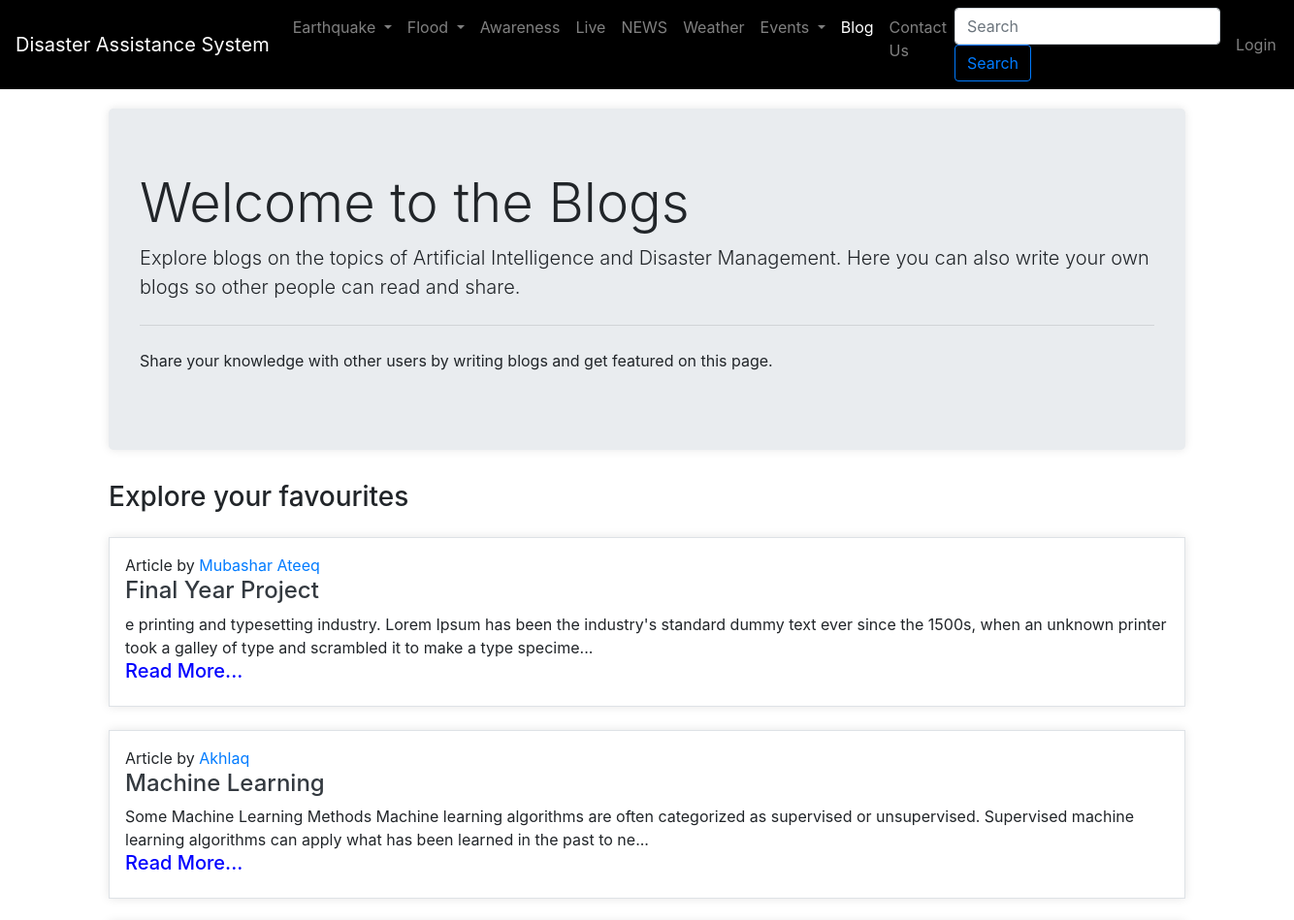
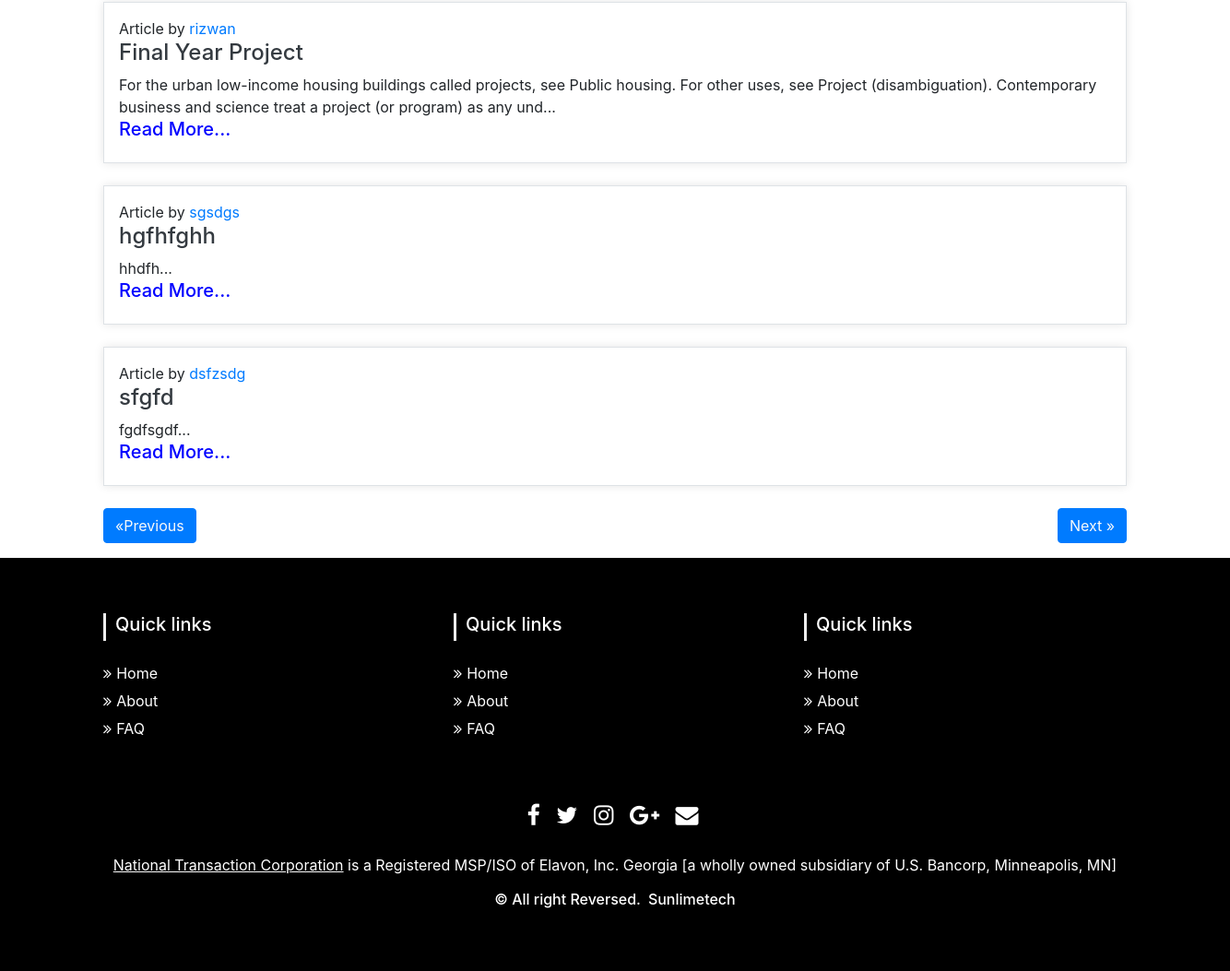
/bloghome/, run on the app's committed database (2 pictures, top to bottom).
### fyp/models.py (models this page shows, shortened)
class Blog(models.Model):
    sno = models.AutoField(primary_key=True)
    title = models.CharField(max_length=200)
    content = RichTextField()
    short_desc = models.CharField(max_length=300, default="")
    slug = models.SlugField(max_length=25)
    time = models.DateTimeField(auto_now_add=True)
    author = models.CharField(max_length=20, default="")
    username = models.CharField(max_length=20, default="")

### fyp/views.py (the view)
# urls.py: path('bloghome/', views.blog, name='blog'),
def blog(request):
    no_of_posts = 5
    page = (request.GET.get('page'))
    if page is None:
        page = 1
    else:
        page = int(page)
    blogs = Blog.objects.all()
    length = len(blogs)
    blogs = blogs[(page-1)*no_of_posts: page*no_of_posts]
    if page > 1:
        prev = page-1
    else:
        prev = None
    if page < math.ceil(length/no_of_posts):
        nxt = page + 1
    else:
        nxt = None
    context = {'blogs': blogs, 'prev': prev, 'nxt': nxt}
    return render(request, 'bloghome.html', context)

### templates/bloghome.html (shortened to what this page needs)
{% extends 'base.html' %}
{% block blogactive %}active{% endblock blogactive %}
{% block search %}
<div class="ml-auto form-inline">
  <form action='/search' method='get'>
    <input class="form-control mr-sm-2" type="search" name="query" id="query" placeholder="Search" aria-label="Search">
    <button class="btn btn-outline-primary my-2 my-sm-0" type="submit">Search</button>
  </form>
</div>
{% endblock search %}
{% block body %}
<div class="container">
  <div class="jumbotron" style="box-shadow: 0 0 10px 0 rgba(0, 0, 0, 0.10); margin-top:20px">
    <h1 class="display-4 ">Welcome to the Blogs</h1>
    <p class="lead">Explore blogs on the topics of Artificial Intelligence and Disaster Management. Here you can also write your own blogs so other people can read and share.</p>
    <hr class="my-4">
    <p>Share your knowledge with other users by writing blogs and get featured on this page.</p>
  </div>
  <h3 class="my-3"> Explore your favourites</h3>
  {% for blog in blogs %}
  <div class="my-4 p-3 border" style="box-shadow: 0 0 10px 0 rgba(0, 0, 0, 0.10);">
    <p class="mb-0 "> Article by <a href="#">{{blog.author}}</a></p>
    <h4 class="text-dark"> <a href="/blogpost/{{blog.slug}}" class="text-dark">{{blog.title}}</a></h4>
    <div>
      {{blog.short_desc|slice:200}}...
    </div>
    <a href="/blogpost/{{blog.slug}}" class="text-dark"><h5 style="color: blue;">Read More...</h5></a>
  </div>
  {% endfor %}
  <div class="my-3">
    {% if prev %}
    <button class="btn btn-primary"><a class="text-light" href="/bloghome?page={{prev}}">&laquo;Previous</a></button>
    {% else %}
    <button class="btn btn-primary"><a class="text-light" href="#">&laquo;Previous</a></button>
    {% endif %}
    {% if nxt %}
    <button class="btn btn-primary float-right"><a class="text-light" href="/bloghome?page={{nxt}}">Next
        &raquo;</a></button>
    {% else %}
    <button class="btn btn-primary float-right"><a class="text-light" href="#">Next &raquo;</a></button>
    {% endif %}
  </div>
</div>
{% endblock body %}

### templates/base.html (shortened to what this page needs)
<!doctype html>
<html lang="en">
<head>
  {% load static %}
  <link rel="stylesheet" type="text/css" href="{% static '/awareness.css' %}">
  <link rel="stylesheet" type="text/javascript" href="">
  <link rel="stylesheet" href="https://cdn.jsdelivr.net/npm/bootstrap@4.5.3/dist/css/bootstrap.min.css"
>
  <link href="//maxcdn.bootstrapcdn.com/bootstrap/4.0.0/css/bootstrap.min.css" rel="stylesheet" id="bootstrap-css">
</head>
<body>
  <nav class="navbar navbar-expand-lg navbar-dark" style="background-color: black;">
    <a class="navbar-brand" href="/">Disaster Assistance System</a>
    <div class="collapse navbar-collapse" id="navbarSupportedContent">
      <ul class="navbar-nav">
   <li class="nav-item dropdown {% block earthquake_estimationactive %}{% endblock earthquake_estimationactive %} ">
          <a class="nav-link dropdown-toggle" href="#" id="navbarDropdown" role="button" data-toggle="dropdown">
            Earthquake
          </a>
        </li>
        <li class="nav-item dropdown {% block flood_estimationactive %}{% endblock flood_estimationactive %} ">
          <a class="nav-link dropdown-toggle" href="#" id="navbarDropdown" role="button" data-toggle="dropdown">
            Flood
          </a>
        </li>
        <li class="nav-item {% block awarenessactive %}{% endblock awarenessactive %}">
          <a class="nav-link" href="/awareness">Awareness<span class="sr-only">(current)</span></a>
        </li>
        <li class="nav-item {% block liveactive %}{% endblock liveactive %}">
          <a class="nav-link" href="/live">Live<span class="sr-only">(current)</span></a>
        </li>
        <li class="nav-item {% block newsactive %}{% endblock newsactive %}">
          <a class="nav-link" href="/news">NEWS</a>
        </li>
        <li class="nav-item {% block weatheractive %}{% endblock weatheractive %}">
          <a class="nav-link" href="/weather">Weather</a>
        </li>
        <li class="nav-item dropdown {% block eventsactive %}{% endblock eventsactive %}">
          <a class="nav-link dropdown-toggle" href="#" id="navbarDropdown" role="button" data-toggle="dropdown">
            Events
          </a>
        </li>
        <li class="nav-item {% block blogactive %}{% endblock blogactive %} ">
          <a class="nav-link" href="/bloghome">Blog</a>
        </li>
        <li class="nav-item {% block contactactive %}{% endblock contactactive %} ">
          <a class="nav-link" href="/contact">Contact Us</a>
        </li>
        {% block search %}{% endblock search %}
      <div class="ml-auto form-inline">
        {% if user.is_authenticated %}
        <ul class="navbar-nav mr-2">
          <li class="nav-item dropdown {% block adminactive %}{% endblock adminactive %}">
            <a class="nav-link dropdown-toggle" href="#" id="navbarDropdown" role="button" data-toggle="dropdown">
              {{request.user}}
            </a>
            <div class="dropdown-menu" style="background-color: black;"  aria-labelledby="navbarDropdown">
              <a class="dropdown-item text-light" href="/myprofile/{{user.username}}">My Profile</a>
              <a class="dropdown-item text-light" href="/logout/">Logout</a>
            </div>
          </li>
        </ul>
        {% else %}
        <li class="nav-item {% block loginactive %}{% endblock loginactive %} ">
        <a class="nav-link " href="/login">Login</a>
        </li>
        {% endif %}
      </div>
    </ul>
    </div>
  </nav>
  {% block body %} {% endblock body %}
  {% block footer %}
  <section id="footer" {% block footerhidden %} {% endblock footerhidden %}>
  {% endblock footer %}
    <div class="container">
      <div class="row text-center text-xs-center text-sm-left text-md-left">
        <div class="col-xs-12 col-sm-4 col-md-4">
          <h5>Quick links</h5>
          <ul class="list-unstyled quick-links">
            <li><a href="https://www.fiverr.com/share/qb8D02"><i class="fa fa-angle-double-right"></i>Home</a></li>
            <li><a href="https://www.fiverr.com/share/qb8D02"><i class="fa fa-angle-double-right"></i>About</a></li>
            <li><a href="https://www.fiverr.com/share/qb8D02"><i class="fa fa-angle-double-right"></i>FAQ</a></li>
          </ul>
        </div>
        <div class="col-xs-12 col-sm-4 col-md-4">
          <h5>Quick links</h5>
          <ul class="list-unstyled quick-links">
            <li><a href="https://www.fiverr.com/share/qb8D02"><i class="fa fa-angle-double-right"></i>Home</a></li>
            <li><a href="https://www.fiverr.com/share/qb8D02"><i class="fa fa-angle-double-right"></i>About</a></li>
            <li><a href="https://www.fiverr.com/share/qb8D02"><i class="fa fa-angle-double-right"></i>FAQ</a></li>
          </ul>
        </div>
        <div class="col-xs-12 col-sm-4 col-md-4">
          <h5>Quick links</h5>
          <ul class="list-unstyled quick-links">
            <li><a href="https://www.fiverr.com/share/qb8D02"><i class="fa fa-angle-double-right"></i>Home</a></li>
            <li><a href="https://www.fiverr.com/share/qb8D02"><i class="fa fa-angle-double-right"></i>About</a></li>
            <li><a href="https://www.fiverr.com/share/qb8D02"><i class="fa fa-angle-double-right"></i>FAQ</a></li>
          </ul>
        </div>
      </div>
      <div class="row">
        <div class="col-xs-12 col-sm-12 col-md-12 mt-2 mt-sm-5">
          <ul class="list-unstyled list-inline social text-center">
            <li class="list-inline-item"><a href="https://www.fiverr.com/share/qb8D02"><i
                  class="fa fa-facebook"></i></a></li>
            <li class="list-inline-item"><a href="https://www.fiverr.com/share/qb8D02"><i class="fa fa-twitter"></i></a>
            </li>
            <li class="list-inline-item"><a href="https://www.fiverr.com/share/qb8D02"><i
                  class="fa fa-instagram"></i></a></li>
            <li class="list-inline-item"><a href="https://www.fiverr.com/share/qb8D02"><i
                  class="fa fa-google-plus"></i></a></li>
            <li class="list-inline-item"><a href="https://www.fiverr.com/share/qb8D02" target="_blank"><i
                  class="fa fa-envelope"></i></a></li>
          </ul>
        </div>
      </div>
      <div class="row">
        <div class="col-xs-12 col-sm-12 col-md-12 mt-2 mt-sm-2 text-center text-white">
          <p><u><a href="https://www.nationaltransaction.com/">National Transaction Corporation</a></u> is a Registered
            MSP/ISO of Elavon, Inc. Georgia [a wholly owned subsidiary of U.S. Bancorp, Minneapolis, MN]</p>
          <p class="h6">© All right Reversed.<a class="text-green ml-2" href="https://www.sunlimetech.com"
              target="_blank">Sunlimetech</a></p>
        </div>
      </div>
    </div>
  </section>
</body>
</html>

### static/awareness.css (style rules this page uses)
section { padding: 60px 0; }
#footer { background: black !important; }
#footer h5 { padding-left: 10px; border-left: 3px solid #eeeeee; padding-bottom: 6px; margin-bottom: 20px; color:#ffffff; }
#footer a { color: #ffffff; text-decoration: none !important; background-color: transparent; -webkit-text-decoration-skip: objects; }
#footer ul.social li { padding: 3px 0; }
#footer ul.social li a i { margin-right: 5px; font-size:25px; -webkit-transition: .5s all ease; -moz-transition: .5s all ease; transition: .5s all ease; }
#footer ul.social li a, #footer ul.quick-links li a { color:#ffffff; }
#footer ul.quick-links li { padding: 3px 0; -webkit-transition: .5s all ease; -moz-transition: .5s all ease; transition: .5s all ease; }
#footer ul.quick-links li a i { margin-right: 5px; }

### data on the page
Blog: author "Mubashar Ateeq", title "Final Year Project", short_desc "e printing and typesetting industry. Lorem Ipsum has been the industry's standard dummy text ever since the 1500s, when an unknown printer took a galley of type and scrambled it to make a type specime"
Blog: author "Akhlaq", title "Machine Learning", short_desc "Some Machine Learning Methods Machine learning algorithms are often categorized as supervised or unsupervised. Supervised machine learning algorithms can apply what has been learned in the past to ne"
Blog: author "rizwan", title "Final Year Project", short_desc "For the urban low-income housing buildings called projects, see Public housing. For other uses, see Project (disambiguation). Contemporary business and science treat a project (or program) as any und"
Blog: author "sgsdgs", title "hgfhfghh", short_desc "hhdfh"
Blog: author "dsfzsdg", title "sfgfd", short_desc "fgdfsgdf"
